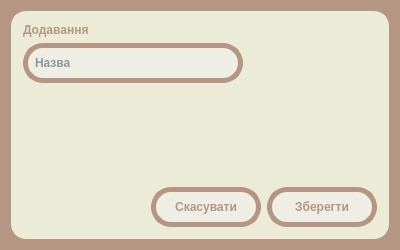
<?xml version="1.0" encoding="UTF-8"?>
<ui version="4.0">
 <class>AddEditStatusesDialog</class>
 <widget class="QDialog" name="AddEditStatusesDialog">
  <property name="geometry">
   <rect>
    <x>0</x>
    <y>0</y>
    <width>400</width>
    <height>250</height>
   </rect>
  </property>
  <property name="windowTitle">
   <string>Dialog</string>
  </property>
  <property name="styleSheet">
   <string notr="true">QDialog {
  height: 500px;
  width: 400px;
  background-color: #b59683;
}

#frame {
  border: 3px solid #ebebd8;
  border-radius: 15%;
  background-color: #ebebd8;
}

QLabel {
	color: #b59683;
	font-weight: bold;
}

QLabel[objectName*=&quot;title&quot;] {
  padding: 5px;
  
  font-size: 42px;
  font-weight: bold;

  color: #eeeee4;
  border-radius: 15%;
  background-color: #b59683;
  
  margin-bottom: 10px;
}

QLabel[objectName*=&quot;image&quot;] {
  	min-height: 150px;
  	min-width: 150px;
  
  	border: solid;
	border-width: 3px;
	border-radius:15%;
	border-color: #b59683;

	background-color: #eeeee4;
}

QPushButton {
	width: 90;
	height: 20;
	padding: 5px;

	font: bold;

	color: #b59683;
	border: solid;
	border-width: 5px;
	border-radius:20px;
	border-color: #b59683;
	background-color: #eeeee4;
}

QPushButton::pressed {
  	color: #eeeee4;
  	background-color: #b59683;
}

QPushButton[objectName*=&quot;save&quot;], QPushButton[objectName*=&quot;upload&quot;]
{
  width: 90;
  height: 20;
  padding: 5px;

  font: bold;

  color: #eeeee4;
  border: solid;
  border-width: 5px;
  border-radius:20px;
  border-color: #284256;
  background-color: #284256;
}

QPushButton[objectName*=&quot;save&quot;]::pressed, QPushButton[objectName*=&quot;upload&quot;]::pressed {
  color: #284256;
  background-color: #eeeee4;
}

QLineEdit {
	width: 200;
	height: 20;
	padding: 5px;

	font: bold;

	color: #284256;
	border: solid;
	border-width: 5px;
	border-radius:20px;
	border-color: #b59683;
	background-color: #eeeee4;
}

QLineEdit::focus {
	border-color: #284256;
}

QSpinBox, QDoubleSpinBox {
    width: 200px; /* Добавляем единицу измерения (px) к значению ширины */
    height: 20px;
    padding: 5px;

    font: bold;

    color: #284256;
    border: 5px solid #b59683; /* Устанавливаем толщину границы */
    border-radius: 20px;
    background-color: #eeeee4;
}

QSpinBox::focus, QDoubleSpinBox::focus {
  border-color: #284256;
}

QDoubleSpinBox::up-button, QDoubleSpinBox::down-button, QSpinBox::up-button, QSpinBox::down-button {
  width: 0;
  height: 0;
}

QPlainTextEdit {
	width: 200;
	height: 100;
	padding: 5px;

	font: bold;

	color: #284256;
	border: solid;
	border-width: 5px;
	border-radius:20px;
	border-color: #b59683;
	background-color: #eeeee4;
}

QPlainTextEdit::focus {
	border-color: #284256;
}

QComboBox {
  width: 90;
	height: 20;
	padding: 5px;

	font: bold;

	color: #b59683;
	border: solid;
	border-width: 5px;
	border-radius:20px;
	border-color: #b59683;
	background-color: #eeeee4;
}

QComboBox:hover {

}

QComboBox::drop-down {
    subcontrol-origin: padding;
    subcontrol-position: top right;
    width: 15px;
    border-left: 5px solid #b59683;
}

QComboBox::down-arrow {
    
}

QComboBox QListView {
	padding: 5;
}

QComboBox::selected {
	color: #ebebd8;
	background-color: #284256;
}

QAbstractItemView {
  border: 3px solid #b59683;
  border-radius: 15%;
  background-color: #eeeee4;
}

QAbstractItemView::selected {
	color: #eeeee4;
	background-color: #284256;
}

#frame_cost {
  padding: 0px;
  border: solid;
	border-width: 3px;
	border-radius:20px;
	border-color: #b59683;
	background-color: #eeeee4;
}
</string>
  </property>
  <layout class="QVBoxLayout" name="verticalLayout">
   <item>
    <widget class="QFrame" name="frame">
     <property name="frameShape">
      <enum>QFrame::StyledPanel</enum>
     </property>
     <property name="frameShadow">
      <enum>QFrame::Raised</enum>
     </property>
     <layout class="QVBoxLayout" name="verticalLayout_2">
      <item>
       <widget class="QLabel" name="label_title">
        <property name="text">
         <string>Додавання</string>
        </property>
       </widget>
      </item>
      <item>
       <layout class="QHBoxLayout" name="horizontalLayout_2">
        <item>
         <widget class="QLineEdit" name="lineEdit_title">
          <property name="placeholderText">
           <string>Назва</string>
          </property>
         </widget>
        </item>
        <item>
         <spacer name="horizontalSpacer">
          <property name="orientation">
           <enum>Qt::Horizontal</enum>
          </property>
          <property name="sizeHint" stdset="0">
           <size>
            <width>359</width>
            <height>20</height>
           </size>
          </property>
         </spacer>
        </item>
       </layout>
      </item>
      <item>
       <spacer name="verticalSpacer">
        <property name="orientation">
         <enum>Qt::Vertical</enum>
        </property>
        <property name="sizeHint" stdset="0">
         <size>
          <width>20</width>
          <height>32</height>
         </size>
        </property>
       </spacer>
      </item>
      <item>
       <layout class="QHBoxLayout" name="horizontalLayout">
        <item>
         <spacer name="horizontalSpacer_2">
          <property name="orientation">
           <enum>Qt::Horizontal</enum>
          </property>
          <property name="sizeHint" stdset="0">
           <size>
            <width>40</width>
            <height>20</height>
           </size>
          </property>
         </spacer>
        </item>
        <item>
         <widget class="QPushButton" name="pushButton_cancel">
          <property name="text">
           <string>Скасувати</string>
          </property>
         </widget>
        </item>
        <item>
         <widget class="QPushButton" name="pushButton_save">
          <property name="text">
           <string>Зберегти</string>
          </property>
         </widget>
        </item>
       </layout>
      </item>
     </layout>
    </widget>
   </item>
  </layout>
 </widget>
 <resources/>
 <connections/>
</ui>
